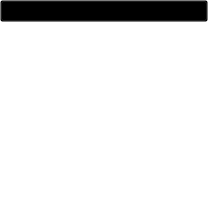
<?xml version="1.0" encoding="UTF-8"?>
<ui version="4.0">
 <class>Meter</class>
 <widget class="QWidget" name="Meter">
  <property name="geometry">
   <rect>
    <x>0</x>
    <y>0</y>
    <width>208</width>
    <height>205</height>
   </rect>
  </property>
  <property name="windowTitle">
   <string>Form</string>
  </property>
  <property name="autoFillBackground">
   <bool>false</bool>
  </property>
  <property name="styleSheet">
   <string notr="true">background-color:transparent;</string>
  </property>
  <layout class="QGridLayout" name="gridLayout">
   <property name="leftMargin">
    <number>0</number>
   </property>
   <property name="topMargin">
    <number>0</number>
   </property>
   <property name="rightMargin">
    <number>0</number>
   </property>
   <property name="bottomMargin">
    <number>0</number>
   </property>
   <item row="0" column="0" colspan="2">
    <widget class="QComboBox" name="m_pStyle"/>
   </item>
   <item row="1" column="0" colspan="2">
    <widget class="QTableView" name="m_pContent">
     <attribute name="verticalHeaderVisible">
      <bool>false</bool>
     </attribute>
    </widget>
   </item>
  </layout>
 </widget>
 <resources/>
 <connections/>
</ui>
